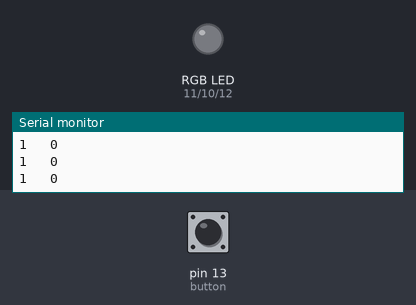
The sketch below on a simulated Arduino Uno, built with avr-gcc and run on an emulated ATmega328P. Parts: an RGB LED mixed from three pins (HIGH = lit), the last lines printed to the serial monitor. The inputs (shaded band) are chosen by the test bench; at power-on: pin 13 (button) HIGH.

Above: at 1.2 s.
1.3 s: pin 13 (button) pulled LOW for 1 s
At 3.5 s:
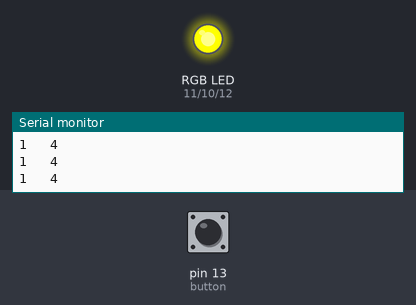
3.8 s: pin 13 (button) pulled LOW for 0.15 s
At 4.6 s:
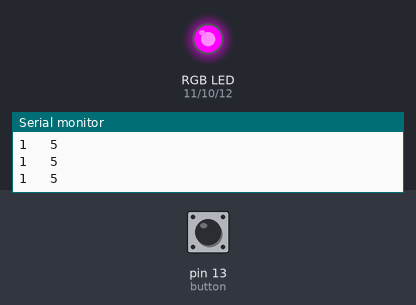
5.5 s: pin 13 (button) pulled LOW for 3.2 s
At 9.3 s:
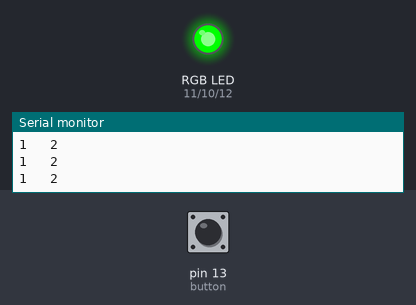
10.2 s: pin 13 (button) pulsed LOW 5 times (0.12 s each, 0.3 s apart)
At 12.1 s:
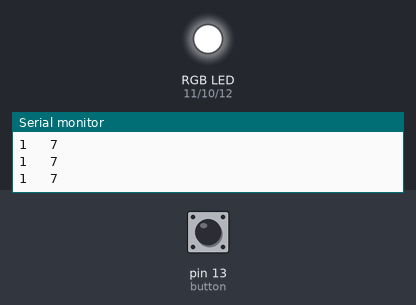
Timing chart, 0 to 13.6 s (numbered marks = the images above; inputs shaded):
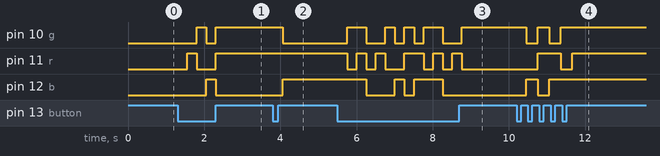

The sketch:

RGB.ino
```cpp
int g = 10;
int r = 11;
int b = 12;
int button = 13;

int count = 0;
void setup()
{
  pinMode(g, OUTPUT);
  pinMode(button, INPUT_PULLUP);
  pinMode(r, OUTPUT);
  pinMode(b, OUTPUT);
  Serial.begin(9600);
}

void loop()
{
  int val = digitalRead(button);
  Serial.print(val);
  Serial.print("   ");
  if (val == 0) {
    count = count + 1;
    delay(250);
  }
  switch (count) {
    case 1:
      digitalWrite(r, HIGH);
      digitalWrite(g, LOW);
      digitalWrite(b, LOW);
      break;

    case 2:
      digitalWrite(g, HIGH);
      digitalWrite(r, LOW);
      digitalWrite(b, LOW);
      break;
    case 3:
      digitalWrite(b, HIGH);
      digitalWrite(r, LOW);
      digitalWrite(g, LOW);
      break;
    case 4:
      digitalWrite(g, HIGH);
      digitalWrite(r, HIGH);
      digitalWrite(b, LOW);
      break;
    case 5:
      digitalWrite(b, HIGH);
      digitalWrite(r, HIGH);
      digitalWrite(g, LOW);
      break;
    case 6:
      digitalWrite(b, HIGH);
      digitalWrite(r, LOW);
      digitalWrite(g, HIGH);
      break;
    case 7:
      digitalWrite(r, HIGH);
      digitalWrite(g, HIGH);
      digitalWrite(b, HIGH);
      break;
    case 8:
      digitalWrite(r, LOW);
      digitalWrite(g, LOW);
      digitalWrite(b, LOW);
      count = 0;
      break;
  }
  Serial.print(count);
  Serial.println();
}
```

Measured:
- after the input at 1.3 s, pin 10 (g): LOW → HIGH after 0.51 s, → LOW 0.25 s later, → HIGH 0.25 s later; pin 11 (r): LOW → HIGH after 0.26 s, → LOW 0.25 s later, → HIGH 0.50 s later; pin 12 (b): LOW → HIGH after 0.76 s, → LOW 0.25 s later
- after the input at 3.8 s, pin 10 (g): HIGH → LOW after 0.26 s; pin 12 (b): LOW → HIGH after 0.26 s
- after the input at 5.5 s, pin 10 (g): LOW → HIGH after 0.26 s, → LOW 0.50 s later, → HIGH 0.50 s later, → LOW 0.25 s later, … (9 changes in this stretch); pin 11 (r): HIGH → LOW after 0.26 s, → HIGH 0.25 s later, → LOW 0.25 s later, → HIGH 0.25 s later, … (11 changes in this stretch)
- after the input at 10.2 s, pin 10 (g): alternates HIGH for 0.30 s and LOW for 0.30 s, 4 changes in all, then stays HIGH, starting after 0.26 s; pin 11 (r): LOW → HIGH after 0.56 s, → LOW 0.61 s later, → HIGH 0.30 s later; pin 12 (b): LOW → HIGH after 0.26 s, → LOW 0.30 s later, → HIGH 0.30 s later
